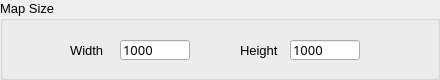
      <widget class="QGroupBox" name="groupbox_controlmodecurrentplot">
       <property name="geometry">
        <rect>
         <x>20</x>
         <y>240</y>
         <width>440</width>
         <height>80</height>
        </rect>
       </property>
       <property name="font">
        <font>
         <pointsize>10</pointsize>
         <weight>50</weight>
         <bold>false</bold>
        </font>
       </property>
       <property name="title">
        <string>Map Size</string>
       </property>
       <widget class="QLabel" name="NULL_label_66">
        <property name="geometry">
         <rect>
          <x>70</x>
          <y>40</y>
          <width>50</width>
          <height>20</height>
         </rect>
        </property>
        <property name="font">
         <font>
          <pointsize>10</pointsize>
          <weight>50</weight>
          <bold>false</bold>
         </font>
        </property>
        <property name="text">
         <string>Width</string>
        </property>
       </widget>
       <widget class="QLineEdit" name="lineedit_controlmodeplotheight">
        <property name="geometry">
         <rect>
          <x>290</x>
          <y>40</y>
          <width>70</width>
          <height>20</height>
         </rect>
        </property>
        <property name="font">
         <font>
          <family>OCR A Extended</family>
          <pointsize>10</pointsize>
          <weight>50</weight>
          <bold>false</bold>
         </font>
        </property>
        <property name="text">
         <string>1000</string>
        </property>
        <property name="readOnly">
         <bool>false</bool>
        </property>
       </widget>
       <widget class="QLabel" name="NULL_label_67">
        <property name="geometry">
         <rect>
          <x>240</x>
          <y>40</y>
          <width>50</width>
          <height>20</height>
         </rect>
        </property>
        <property name="font">
         <font>
          <pointsize>10</pointsize>
          <weight>50</weight>
          <bold>false</bold>
         </font>
        </property>
        <property name="text">
         <string>Height</string>
        </property>
       </widget>
       <widget class="QLineEdit" name="lineedit_controlmodeplotwidth">
        <property name="geometry">
         <rect>
          <x>120</x>
          <y>40</y>
          <width>70</width>
          <height>20</height>
         </rect>
        </property>
        <property name="font">
         <font>
          <family>OCR A Extended</family>
          <pointsize>10</pointsize>
          <weight>50</weight>
          <bold>false</bold>
         </font>
        </property>
        <property name="text">
         <string>1000</string>
        </property>
        <property name="readOnly">
         <bool>false</bool>
        </property>
       </widget>
      </widget>
